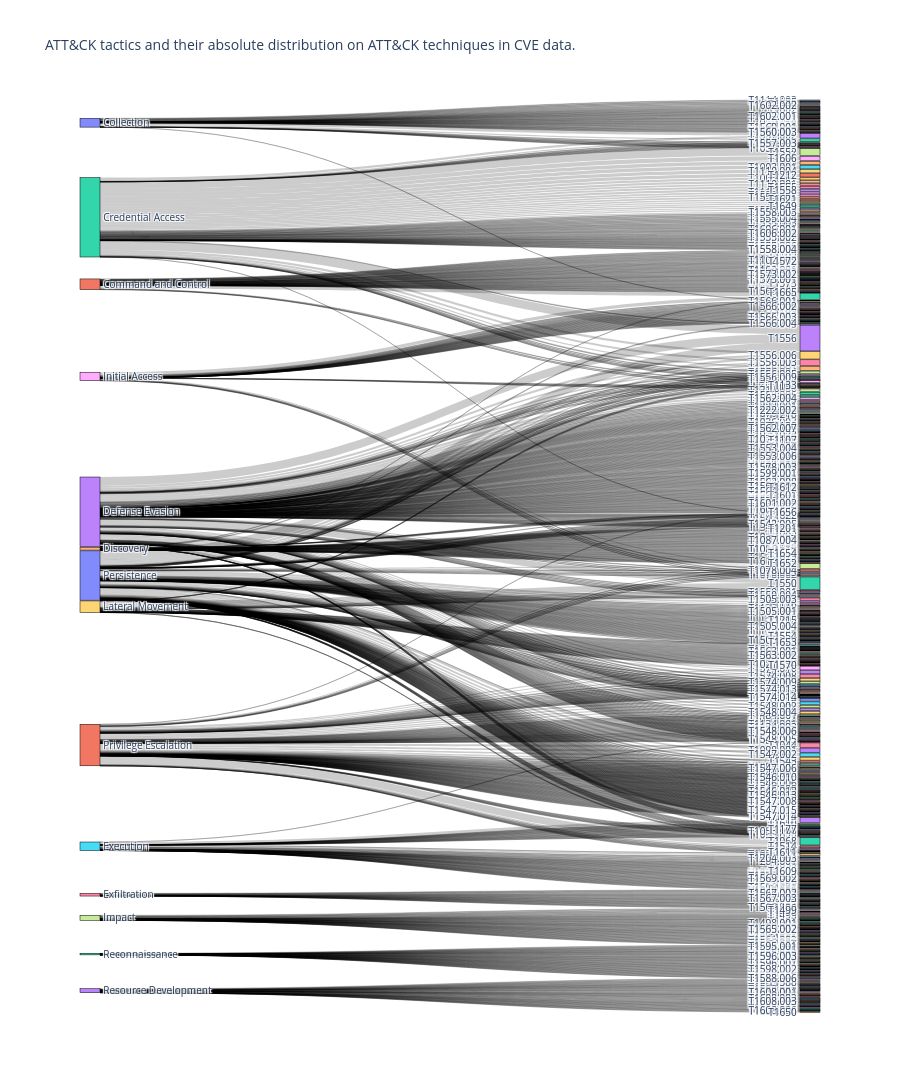

Source (notebook cell):
### Markdown cell above
### A.3.1 ATT&CK techniques found in CVEs

### Code cell
# Step 6: Prepare data for the Sankey diagram
# We need source (tactics) and target (techniques) with their corresponding counts
tactic_technique_pairs = df_exploded.groupby(['attack_tactic_translated', 'attack_technique']).size().reset_index(name='count')

# Step 7: Create lists for Sankey diagram inputs (nodes and links)
tactics = tactic_technique_pairs['attack_tactic_translated'].unique()
techniques = tactic_technique_pairs['attack_technique'].unique()

# Step 6.1: Print the top 10 most frequent attack techniques
top_techniques = tactic_technique_pairs.groupby('attack_technique')['count'].sum().nlargest(10)
print("Top 10 Most Frequent ATT&CK Techniques:")
print(top_techniques)

# Combine tactics and techniques to create unique nodes
all_nodes = list(tactics) + list(techniques)

# Map each tactic and technique to a node index
node_map = {node: i for i, node in enumerate(all_nodes)}

# Define the source, target, and value for the links in the Sankey diagram
sources = [node_map[tactic] for tactic in tactic_technique_pairs['attack_tactic_translated']]
targets = [node_map[technique] for technique in tactic_technique_pairs['attack_technique']]
values = tactic_technique_pairs['count'].tolist()

# Step 8: Create the Sankey diagram with increased height
fig = go.Figure(go.Sankey(
    node=dict(
        pad=15,
        thickness=20,
        line=dict(color="black", width=0.5),
        label=all_nodes
    ),
    link=dict(
        source=sources,  # Indices of the source nodes (tactics)
        target=targets,  # Indices of the target nodes (techniques)
        value=values     # Corresponding flow value (count of occurrences)
    )
))

# Step 9: Display the Sankey diagram with increased height
fig.update_layout(
    title_text="ATT&CK tactics and their absolute distribution on ATT&CK techniques in CVE data.",
    font_size=10,
    height=10000  # Increased height for a larger diagram
)
fig.show()

### Figure 1 — Plotly figure (JSON) as saved in the notebook; plotly's stock layout.template omitted (floating-point values rounded to 4 significant figures; data arrays with more than 128 entries replaced by an {"elided": "..."} marker saying what was removed)
{"data": [{"link": {"source": {"elided": "1048 int values"}, "target": {"elided": "1048 int values"}, "value": {"elided": "1048 int values"}}, "node": {"label": {"elided": "820 str values"}, "line": {"color": "black", "width": 0.5}, "pad": 15, "thickness": 20}, "type": "sankey"}], "layout": {"font": {"size": 10}, "height": 10000, "title": {"text": "ATT&CK tactics and their absolute distribution on ATT&CK techniques in CVE data."}}}
